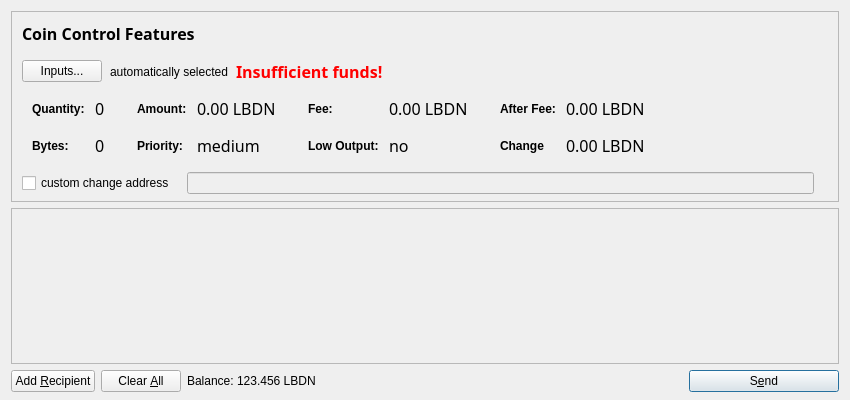
<?xml version="1.0" encoding="UTF-8"?>
<ui version="4.0">
 <class>SendCoinsDialog</class>
 <widget class="QDialog" name="SendCoinsDialog">
  <property name="geometry">
   <rect>
    <x>0</x>
    <y>0</y>
    <width>850</width>
    <height>400</height>
   </rect>
  </property>
  <property name="windowTitle">
   <string>Send Coins</string>
  </property>
  <property name="styleSheet">
   <string notr="true"/>
  </property>
  <layout class="QVBoxLayout" name="verticalLayout" stretch="0,1,0">
   <property name="bottomMargin">
    <number>8</number>
   </property>
   <item>
    <widget class="QFrame" name="frameCoinControl">
     <property name="sizePolicy">
      <sizepolicy hsizetype="Expanding" vsizetype="Expanding">
       <horstretch>0</horstretch>
       <verstretch>0</verstretch>
      </sizepolicy>
     </property>
     <property name="maximumSize">
      <size>
       <width>16777215</width>
       <height>16777215</height>
      </size>
     </property>
     <property name="frameShape">
      <enum>QFrame::StyledPanel</enum>
     </property>
     <property name="frameShadow">
      <enum>QFrame::Sunken</enum>
     </property>
     <layout class="QVBoxLayout" name="verticalLayoutCoinControl2">
      <property name="spacing">
       <number>6</number>
      </property>
      <property name="leftMargin">
       <number>0</number>
      </property>
      <property name="topMargin">
       <number>0</number>
      </property>
      <property name="rightMargin">
       <number>0</number>
      </property>
      <property name="bottomMargin">
       <number>6</number>
      </property>
      <item>
       <layout class="QVBoxLayout" name="verticalLayoutCoinControl" stretch="0,0,0,0,1">
        <property name="spacing">
         <number>0</number>
        </property>
        <property name="leftMargin">
         <number>10</number>
        </property>
        <property name="topMargin">
         <number>10</number>
        </property>
        <item>
         <layout class="QHBoxLayout" name="horizontalLayoutCoinControl1">
          <property name="bottomMargin">
           <number>15</number>
          </property>
          <item>
           <widget class="QLabel" name="labelCoinControlFeatures">
            <property name="sizePolicy">
             <sizepolicy hsizetype="Preferred" vsizetype="Maximum">
              <horstretch>0</horstretch>
              <verstretch>0</verstretch>
             </sizepolicy>
            </property>
            <property name="font">
             <font>
              <family>Century Gothic</family>
              <pointsize>12</pointsize>
              <weight>75</weight>
              <italic>false</italic>
              <bold>true</bold>
             </font>
            </property>
            <property name="styleSheet">
             <string notr="true">font-weight:bold;</string>
            </property>
            <property name="text">
             <string>Coin Control Features</string>
            </property>
           </widget>
          </item>
         </layout>
        </item>
        <item>
         <layout class="QHBoxLayout" name="horizontalLayoutCoinControl2" stretch="0,0,0,0">
          <property name="spacing">
           <number>8</number>
          </property>
          <property name="bottomMargin">
           <number>10</number>
          </property>
          <item>
           <widget class="QPushButton" name="pushButtonCoinControl">
            <property name="styleSheet">
             <string notr="true"/>
            </property>
            <property name="text">
             <string>Inputs...</string>
            </property>
           </widget>
          </item>
          <item>
           <widget class="QLabel" name="labelCoinControlAutomaticallySelected">
            <property name="text">
             <string>automatically selected</string>
            </property>
            <property name="margin">
             <number>5</number>
            </property>
           </widget>
          </item>
          <item>
           <widget class="QLabel" name="labelCoinControlInsuffFunds">
            <property name="font">
             <font>
              <family>Century Gothic</family>
              <pointsize>12</pointsize>
              <weight>75</weight>
              <italic>false</italic>
              <bold>true</bold>
             </font>
            </property>
            <property name="styleSheet">
             <string notr="true">color:red;font-weight:bold;</string>
            </property>
            <property name="text">
             <string>Insufficient funds!</string>
            </property>
            <property name="margin">
             <number>5</number>
            </property>
           </widget>
          </item>
          <item>
           <spacer name="horizontalSpacerCoinControl">
            <property name="orientation">
             <enum>Qt::Horizontal</enum>
            </property>
            <property name="sizeHint" stdset="0">
             <size>
              <width>40</width>
              <height>1</height>
             </size>
            </property>
           </spacer>
          </item>
         </layout>
        </item>
        <item>
         <widget class="QWidget" name="widgetCoinControl" native="true">
          <property name="sizePolicy">
           <sizepolicy hsizetype="Preferred" vsizetype="Preferred">
            <horstretch>0</horstretch>
            <verstretch>0</verstretch>
           </sizepolicy>
          </property>
          <property name="minimumSize">
           <size>
            <width>0</width>
            <height>0</height>
           </size>
          </property>
          <property name="styleSheet">
           <string notr="true"/>
          </property>
          <layout class="QHBoxLayout" name="horizontalLayoutCoinControl5">
           <property name="leftMargin">
            <number>0</number>
           </property>
           <property name="topMargin">
            <number>0</number>
           </property>
           <property name="rightMargin">
            <number>0</number>
           </property>
           <property name="bottomMargin">
            <number>0</number>
           </property>
           <item>
            <layout class="QHBoxLayout" name="horizontalLayoutCoinControl3" stretch="0,0,0,1">
             <property name="spacing">
              <number>20</number>
             </property>
             <property name="topMargin">
              <number>0</number>
             </property>
             <property name="bottomMargin">
              <number>10</number>
             </property>
             <item>
              <layout class="QFormLayout" name="formLayoutCoinControl1">
               <property name="horizontalSpacing">
                <number>10</number>
               </property>
               <property name="verticalSpacing">
                <number>14</number>
               </property>
               <property name="leftMargin">
                <number>10</number>
               </property>
               <property name="topMargin">
                <number>4</number>
               </property>
               <property name="rightMargin">
                <number>6</number>
               </property>
               <item row="0" column="0">
                <widget class="QLabel" name="labelCoinControlQuantityText">
                 <property name="styleSheet">
                  <string notr="true">font-weight:bold;</string>
                 </property>
                 <property name="text">
                  <string>Quantity:</string>
                 </property>
                 <property name="margin">
                  <number>0</number>
                 </property>
                </widget>
               </item>
               <item row="0" column="1">
                <widget class="QLabel" name="labelCoinControlQuantity">
                 <property name="font">
                  <font>
                   <family>Century Gothic</family>
                   <pointsize>12</pointsize>
                   <weight>50</weight>
                   <italic>false</italic>
                   <bold>false</bold>
                  </font>
                 </property>
                 <property name="cursor">
                  <cursorShape>IBeamCursor</cursorShape>
                 </property>
                 <property name="contextMenuPolicy">
                  <enum>Qt::ActionsContextMenu</enum>
                 </property>
                 <property name="text">
                  <string>0</string>
                 </property>
                 <property name="margin">
                  <number>0</number>
                 </property>
                 <property name="textInteractionFlags">
                  <set>Qt::LinksAccessibleByMouse|Qt::TextSelectableByKeyboard|Qt::TextSelectableByMouse</set>
                 </property>
                </widget>
               </item>
               <item row="1" column="0">
                <widget class="QLabel" name="labelCoinControlBytesText">
                 <property name="styleSheet">
                  <string notr="true">font-weight:bold;</string>
                 </property>
                 <property name="text">
                  <string>Bytes:</string>
                 </property>
                </widget>
               </item>
               <item row="1" column="1">
                <widget class="QLabel" name="labelCoinControlBytes">
                 <property name="font">
                  <font>
                   <family>Century Gothic</family>
                   <pointsize>12</pointsize>
                   <weight>50</weight>
                   <italic>false</italic>
                   <bold>false</bold>
                  </font>
                 </property>
                 <property name="cursor">
                  <cursorShape>IBeamCursor</cursorShape>
                 </property>
                 <property name="contextMenuPolicy">
                  <enum>Qt::ActionsContextMenu</enum>
                 </property>
                 <property name="text">
                  <string>0</string>
                 </property>
                 <property name="textInteractionFlags">
                  <set>Qt::LinksAccessibleByMouse|Qt::TextSelectableByKeyboard|Qt::TextSelectableByMouse</set>
                 </property>
                </widget>
               </item>
              </layout>
             </item>
             <item>
              <layout class="QFormLayout" name="formLayoutCoinControl2">
               <property name="horizontalSpacing">
                <number>10</number>
               </property>
               <property name="verticalSpacing">
                <number>14</number>
               </property>
               <property name="leftMargin">
                <number>6</number>
               </property>
               <property name="topMargin">
                <number>4</number>
               </property>
               <property name="rightMargin">
                <number>6</number>
               </property>
               <item row="0" column="0">
                <widget class="QLabel" name="labelCoinControlAmountText">
                 <property name="styleSheet">
                  <string notr="true">font-weight:bold;</string>
                 </property>
                 <property name="text">
                  <string>Amount:</string>
                 </property>
                 <property name="margin">
                  <number>0</number>
                 </property>
                </widget>
               </item>
               <item row="0" column="1">
                <widget class="QLabel" name="labelCoinControlAmount">
                 <property name="font">
                  <font>
                   <family>Century Gothic</family>
                   <pointsize>12</pointsize>
                   <weight>50</weight>
                   <italic>false</italic>
                   <bold>false</bold>
                  </font>
                 </property>
                 <property name="cursor">
                  <cursorShape>IBeamCursor</cursorShape>
                 </property>
                 <property name="contextMenuPolicy">
                  <enum>Qt::ActionsContextMenu</enum>
                 </property>
                 <property name="text">
                  <string>0.00 LBDN</string>
                 </property>
                 <property name="textInteractionFlags">
                  <set>Qt::LinksAccessibleByMouse|Qt::TextSelectableByKeyboard|Qt::TextSelectableByMouse</set>
                 </property>
                </widget>
               </item>
               <item row="1" column="0">
                <widget class="QLabel" name="labelCoinControlPriorityText">
                 <property name="styleSheet">
                  <string notr="true">font-weight:bold;</string>
                 </property>
                 <property name="text">
                  <string>Priority:</string>
                 </property>
                </widget>
               </item>
               <item row="1" column="1">
                <widget class="QLabel" name="labelCoinControlPriority">
                 <property name="font">
                  <font>
                   <family>Century Gothic</family>
                   <pointsize>12</pointsize>
                   <weight>50</weight>
                   <italic>false</italic>
                   <bold>false</bold>
                  </font>
                 </property>
                 <property name="cursor">
                  <cursorShape>IBeamCursor</cursorShape>
                 </property>
                 <property name="contextMenuPolicy">
                  <enum>Qt::ActionsContextMenu</enum>
                 </property>
                 <property name="text">
                  <string>medium</string>
                 </property>
                 <property name="textInteractionFlags">
                  <set>Qt::LinksAccessibleByMouse|Qt::TextSelectableByKeyboard|Qt::TextSelectableByMouse</set>
                 </property>
                </widget>
               </item>
              </layout>
             </item>
             <item>
              <layout class="QFormLayout" name="formLayoutCoinControl3">
               <property name="horizontalSpacing">
                <number>10</number>
               </property>
               <property name="verticalSpacing">
                <number>14</number>
               </property>
               <property name="leftMargin">
                <number>6</number>
               </property>
               <property name="topMargin">
                <number>4</number>
               </property>
               <property name="rightMargin">
                <number>6</number>
               </property>
               <item row="0" column="0">
                <widget class="QLabel" name="labelCoinControlFeeText">
                 <property name="styleSheet">
                  <string notr="true">font-weight:bold;</string>
                 </property>
                 <property name="text">
                  <string>Fee:</string>
                 </property>
                 <property name="margin">
                  <number>0</number>
                 </property>
                </widget>
               </item>
               <item row="0" column="1">
                <widget class="QLabel" name="labelCoinControlFee">
                 <property name="font">
                  <font>
                   <family>Century Gothic</family>
                   <pointsize>12</pointsize>
                   <weight>50</weight>
                   <italic>false</italic>
                   <bold>false</bold>
                  </font>
                 </property>
                 <property name="cursor">
                  <cursorShape>IBeamCursor</cursorShape>
                 </property>
                 <property name="contextMenuPolicy">
                  <enum>Qt::ActionsContextMenu</enum>
                 </property>
                 <property name="text">
                  <string>0.00 LBDN</string>
                 </property>
                 <property name="textInteractionFlags">
                  <set>Qt::LinksAccessibleByMouse|Qt::TextSelectableByKeyboard|Qt::TextSelectableByMouse</set>
                 </property>
                </widget>
               </item>
               <item row="1" column="0">
                <widget class="QLabel" name="labelCoinControlLowOutputText">
                 <property name="styleSheet">
                  <string notr="true">font-weight:bold;</string>
                 </property>
                 <property name="text">
                  <string>Low Output:</string>
                 </property>
                </widget>
               </item>
               <item row="1" column="1">
                <widget class="QLabel" name="labelCoinControlLowOutput">
                 <property name="font">
                  <font>
                   <family>Century Gothic</family>
                   <pointsize>12</pointsize>
                   <weight>50</weight>
                   <italic>false</italic>
                   <bold>false</bold>
                  </font>
                 </property>
                 <property name="cursor">
                  <cursorShape>IBeamCursor</cursorShape>
                 </property>
                 <property name="contextMenuPolicy">
                  <enum>Qt::ActionsContextMenu</enum>
                 </property>
                 <property name="text">
                  <string>no</string>
                 </property>
                 <property name="textInteractionFlags">
                  <set>Qt::LinksAccessibleByMouse|Qt::TextSelectableByKeyboard|Qt::TextSelectableByMouse</set>
                 </property>
                </widget>
               </item>
              </layout>
             </item>
             <item>
              <layout class="QFormLayout" name="formLayoutCoinControl4">
               <property name="horizontalSpacing">
                <number>10</number>
               </property>
               <property name="verticalSpacing">
                <number>14</number>
               </property>
               <property name="leftMargin">
                <number>6</number>
               </property>
               <property name="topMargin">
                <number>4</number>
               </property>
               <property name="rightMargin">
                <number>6</number>
               </property>
               <item row="0" column="0">
                <widget class="QLabel" name="labelCoinControlAfterFeeText">
                 <property name="styleSheet">
                  <string notr="true">font-weight:bold;</string>
                 </property>
                 <property name="text">
                  <string>After Fee:</string>
                 </property>
                 <property name="margin">
                  <number>0</number>
                 </property>
                </widget>
               </item>
               <item row="0" column="1">
                <widget class="QLabel" name="labelCoinControlAfterFee">
                 <property name="font">
                  <font>
                   <family>Century Gothic</family>
                   <pointsize>12</pointsize>
                   <weight>50</weight>
                   <italic>false</italic>
                   <bold>false</bold>
                  </font>
                 </property>
                 <property name="cursor">
                  <cursorShape>IBeamCursor</cursorShape>
                 </property>
                 <property name="contextMenuPolicy">
                  <enum>Qt::ActionsContextMenu</enum>
                 </property>
                 <property name="text">
                  <string>0.00 LBDN</string>
                 </property>
                 <property name="textInteractionFlags">
                  <set>Qt::LinksAccessibleByMouse|Qt::TextSelectableByKeyboard|Qt::TextSelectableByMouse</set>
                 </property>
                </widget>
               </item>
               <item row="1" column="0">
                <widget class="QLabel" name="labelCoinControlChangeText">
                 <property name="styleSheet">
                  <string notr="true">font-weight:bold;</string>
                 </property>
                 <property name="text">
                  <string>Change</string>
                 </property>
                </widget>
               </item>
               <item row="1" column="1">
                <widget class="QLabel" name="labelCoinControlChange">
                 <property name="font">
                  <font>
                   <family>Century Gothic</family>
                   <pointsize>12</pointsize>
                   <weight>50</weight>
                   <italic>false</italic>
                   <bold>false</bold>
                  </font>
                 </property>
                 <property name="cursor">
                  <cursorShape>IBeamCursor</cursorShape>
                 </property>
                 <property name="contextMenuPolicy">
                  <enum>Qt::ActionsContextMenu</enum>
                 </property>
                 <property name="text">
                  <string>0.00 LBDN</string>
                 </property>
                 <property name="textInteractionFlags">
                  <set>Qt::LinksAccessibleByMouse|Qt::TextSelectableByKeyboard|Qt::TextSelectableByMouse</set>
                 </property>
                </widget>
               </item>
              </layout>
             </item>
            </layout>
           </item>
          </layout>
         </widget>
        </item>
        <item>
         <layout class="QHBoxLayout" name="horizontalLayoutCoinControl4" stretch="0,0,0">
          <property name="spacing">
           <number>12</number>
          </property>
          <property name="sizeConstraint">
           <enum>QLayout::SetDefaultConstraint</enum>
          </property>
          <property name="topMargin">
           <number>5</number>
          </property>
          <property name="rightMargin">
           <number>5</number>
          </property>
          <item>
           <widget class="QCheckBox" name="checkBoxCoinControlChange">
            <property name="text">
             <string>custom change address</string>
            </property>
           </widget>
          </item>
          <item>
           <widget class="QLineEdit" name="lineEditCoinControlChange">
            <property name="enabled">
             <bool>false</bool>
            </property>
            <property name="sizePolicy">
             <sizepolicy hsizetype="Expanding" vsizetype="Fixed">
              <horstretch>0</horstretch>
              <verstretch>0</verstretch>
             </sizepolicy>
            </property>
            <property name="styleSheet">
             <string notr="true"/>
            </property>
           </widget>
          </item>
          <item>
           <widget class="QLabel" name="labelCoinControlChangeLabel">
            <property name="sizePolicy">
             <sizepolicy hsizetype="Preferred" vsizetype="Expanding">
              <horstretch>0</horstretch>
              <verstretch>0</verstretch>
             </sizepolicy>
            </property>
            <property name="minimumSize">
             <size>
              <width>0</width>
              <height>0</height>
             </size>
            </property>
            <property name="text">
             <string/>
            </property>
            <property name="margin">
             <number>3</number>
            </property>
           </widget>
          </item>
         </layout>
        </item>
        <item>
         <spacer name="verticalSpacerCoinControl">
          <property name="orientation">
           <enum>Qt::Vertical</enum>
          </property>
          <property name="sizeHint" stdset="0">
           <size>
            <width>800</width>
            <height>1</height>
           </size>
          </property>
         </spacer>
        </item>
       </layout>
      </item>
     </layout>
    </widget>
   </item>
   <item>
    <widget class="QScrollArea" name="scrollArea">
     <property name="widgetResizable">
      <bool>true</bool>
     </property>
     <widget class="QWidget" name="scrollAreaWidgetContents">
      <property name="geometry">
       <rect>
        <x>0</x>
        <y>0</y>
        <width>830</width>
        <height>148</height>
       </rect>
      </property>
      <layout class="QVBoxLayout" name="verticalLayout_2">
       <property name="leftMargin">
        <number>0</number>
       </property>
       <property name="topMargin">
        <number>0</number>
       </property>
       <property name="rightMargin">
        <number>0</number>
       </property>
       <property name="bottomMargin">
        <number>0</number>
       </property>
       <item>
        <layout class="QVBoxLayout" name="entries">
         <property name="spacing">
          <number>6</number>
         </property>
        </layout>
       </item>
       <item>
        <spacer name="verticalSpacer">
         <property name="orientation">
          <enum>Qt::Vertical</enum>
         </property>
         <property name="sizeHint" stdset="0">
          <size>
           <width>20</width>
           <height>40</height>
          </size>
         </property>
        </spacer>
       </item>
      </layout>
     </widget>
    </widget>
   </item>
   <item>
    <layout class="QHBoxLayout" name="horizontalLayout">
     <item>
      <widget class="QPushButton" name="addButton">
       <property name="toolTip">
        <string>Send to multiple recipients at once</string>
       </property>
       <property name="styleSheet">
        <string notr="true"/>
       </property>
       <property name="text">
        <string>Add &amp;Recipient</string>
       </property>
       <property name="icon">
        <iconset resource="../bitcoin.qrc">
         <normaloff>:/icons/add</normaloff>:/icons/add</iconset>
       </property>
       <property name="autoDefault">
        <bool>false</bool>
       </property>
      </widget>
     </item>
     <item>
      <widget class="QPushButton" name="clearButton">
       <property name="sizePolicy">
        <sizepolicy hsizetype="Minimum" vsizetype="Fixed">
         <horstretch>0</horstretch>
         <verstretch>0</verstretch>
        </sizepolicy>
       </property>
       <property name="toolTip">
        <string>Remove all transaction fields</string>
       </property>
       <property name="styleSheet">
        <string notr="true"/>
       </property>
       <property name="text">
        <string>Clear &amp;All</string>
       </property>
       <property name="icon">
        <iconset resource="../bitcoin.qrc">
         <normaloff>:/icons/remove</normaloff>:/icons/remove</iconset>
       </property>
       <property name="autoRepeatDelay">
        <number>300</number>
       </property>
       <property name="autoDefault">
        <bool>false</bool>
       </property>
      </widget>
     </item>
     <item>
      <layout class="QHBoxLayout" name="horizontalLayout_2">
       <property name="spacing">
        <number>3</number>
       </property>
       <item>
        <widget class="QLabel" name="label">
         <property name="sizePolicy">
          <sizepolicy hsizetype="Preferred" vsizetype="Fixed">
           <horstretch>0</horstretch>
           <verstretch>0</verstretch>
          </sizepolicy>
         </property>
         <property name="text">
          <string>Balance:</string>
         </property>
        </widget>
       </item>
       <item>
        <widget class="QLabel" name="labelBalance">
         <property name="sizePolicy">
          <sizepolicy hsizetype="Preferred" vsizetype="Fixed">
           <horstretch>0</horstretch>
           <verstretch>0</verstretch>
          </sizepolicy>
         </property>
         <property name="cursor">
          <cursorShape>IBeamCursor</cursorShape>
         </property>
         <property name="text">
          <string>123.456 LBDN</string>
         </property>
         <property name="textInteractionFlags">
          <set>Qt::LinksAccessibleByMouse|Qt::TextSelectableByKeyboard|Qt::TextSelectableByMouse</set>
         </property>
        </widget>
       </item>
      </layout>
     </item>
     <item>
      <spacer name="horizontalSpacer">
       <property name="orientation">
        <enum>Qt::Horizontal</enum>
       </property>
       <property name="sizeHint" stdset="0">
        <size>
         <width>40</width>
         <height>20</height>
        </size>
       </property>
      </spacer>
     </item>
     <item>
      <widget class="QPushButton" name="sendButton">
       <property name="minimumSize">
        <size>
         <width>150</width>
         <height>0</height>
        </size>
       </property>
       <property name="toolTip">
        <string>Confirm the send action</string>
       </property>
       <property name="styleSheet">
        <string notr="true"/>
       </property>
       <property name="text">
        <string>S&amp;end</string>
       </property>
       <property name="icon">
        <iconset resource="../bitcoin.qrc">
         <normaloff>:/icons/send</normaloff>:/icons/send</iconset>
       </property>
       <property name="default">
        <bool>true</bool>
       </property>
      </widget>
     </item>
    </layout>
   </item>
  </layout>
 </widget>
 <resources>
  <include location="../bitcoin.qrc"/>
 </resources>
 <connections/>
</ui>
